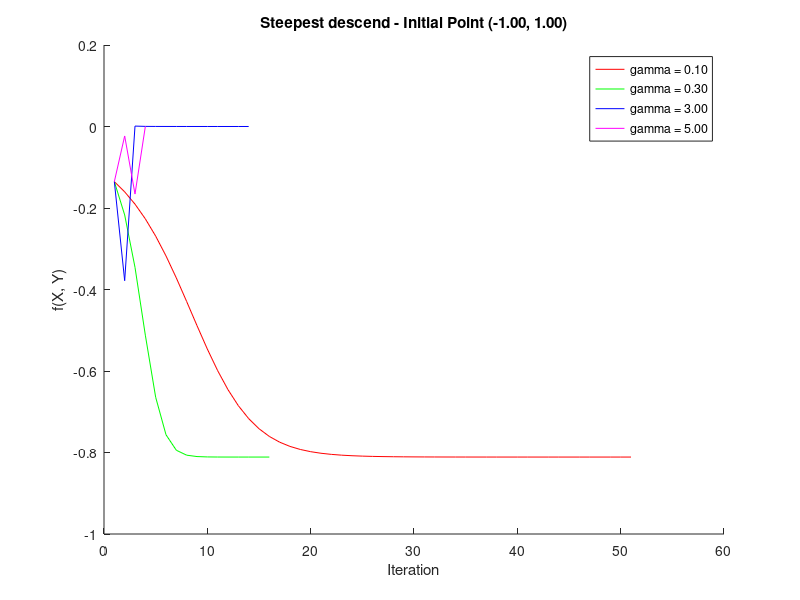

Here is the MATLAB script that generated this plot:
clc; clear;

% Define the function and its gradient
f = @(X, Y) X^5 * exp(-X^2 - Y^2);
grad_f = @(X, Y) [
    (5 * X^4 - 2 * X^6) * exp(-X^2 - Y^2);   % Partial derivative w.r.t. X
    -2 * Y * X^5 * exp(-X^2 - Y^2)           % Partial derivative w.r.t. Y
];

% Parameters
tolerance = 0.001; % Convergence tolerance
max_iters = 1000; % Maximum number of iterations
gamma_constant = [0.1, 0.3, 3, 5];


% Colors for the plots
colors = ['r', 'g', 'b', 'm'];

% Initial point
Xk = -1;
Yk = 1;

% Prepare a figure
figure;
hold on;
title(sprintf('Steepest descend - Initial Point (%.2f, %.2f)', Xk, Yk));
xlabel('Iteration');
ylabel('f(X, Y)');

for i = 1:length(gamma_constant)
    % Produce results for all gamma values
    gamma = gamma_constant(i);
    
    % Reset initial point for each method
    x = Xk;
    y = Yk;
    iter = 0;
    
    % Store function values
    func_values = [];
    
    while true
        % Compute gradient
        grad = grad_f(x, y);
        grad_norm = norm(grad);
        
        % Track function value
        func_values = [func_values, f(x, y)];
        
        % Check convergence
        if grad_norm < tolerance || iter >= max_iters
            break;
        end
        
        % Update variables
        x = x - gamma * grad(1);
        y = y - gamma * grad(2);
        iter = iter + 1;
    end
    
    % Plot the convergence
    plot(func_values, colors(i), 'DisplayName', sprintf('gamma = %.2f', gamma_constant(i)));
    
    % Final results for this method
    fprintf('Minimum at (%.4f, %.4f) with f(X, Y) = %.6f after %d iterations.\n', x, y, f(x, y), iter);
end
    
% Add legend and finalize plot
legend;
hold off;
fprintf('\n');
